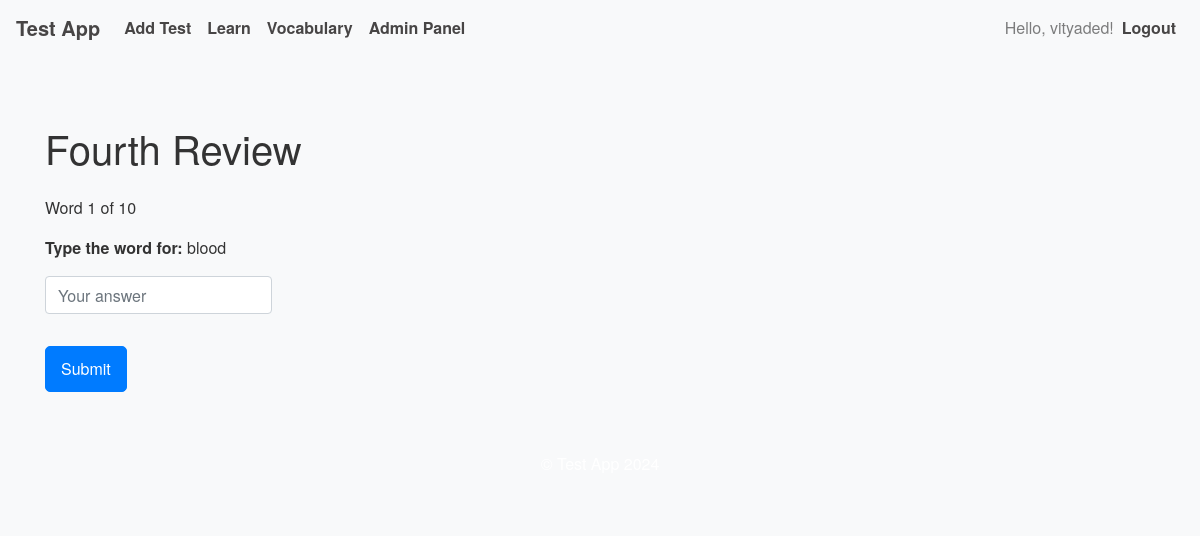
Page /vocabulary/review (signed in) on the earlier database version.
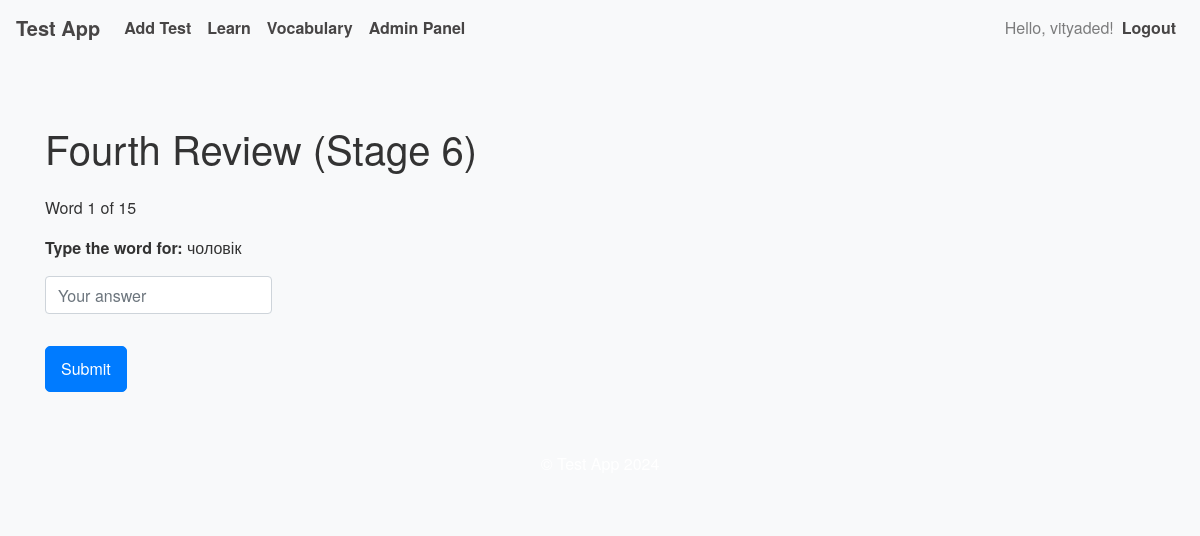
Same page on the later database version.
### app/models.py (models this page shows)
class Vocabulary(db.Model):
    __tablename__ = 'vocabulary'
    id = db.Column(db.Integer, primary_key=True)
    word = db.Column(db.String(150), nullable=False)
    translation = db.Column(db.String(150), nullable=False)
    pronunciation_url = db.Column(db.String(200), nullable=True)
    user_id = db.Column(db.Integer, db.ForeignKey('user.id'), nullable=False)
    next_review = db.Column(db.DateTime, nullable=False, default=datetime.utcnow)
    interval = db.Column(db.Float, nullable=False, default=0)  # Interval in days
    ease_factor = db.Column(db.Float, nullable=False, default=2.5)  # Default ease factor
    learning_stage = db.Column(db.Integer, nullable=False, default=0)  # 0: New, 1: First Step, etc.

### app/routes/vocabulary.py (the view, shortened to what this page needs)
@vocab_bp.route('/review', methods=['GET', 'POST'])
@login_required
def review():
    today = datetime.utcnow()
    due_words = Vocabulary.query.filter(
        Vocabulary.user_id == current_user.id,
        Vocabulary.next_review <= today
    ).all()
    if not due_words:
        flash('No words due for review today!', 'info')
        return redirect(url_for('vocab.my_vocabulary'))
    current_word_index = session.get('current_word_index', 0)
    total_words = len(due_words)
    if current_word_index < total_words:
        word = due_words[current_word_index]
    else:
        flash('Review session completed!', 'success')
        session.pop('current_word_index', None)
        return redirect(url_for('vocab.my_vocabulary'))
    review_stage = word.learning_stage
    if review_stage == 0:
        question = word.translation
        options = get_options(word.word)
        template = 'vocabulary/first_review.html'
    elif review_stage == 1:
        question = word.word
        options = get_options(word.translation)
        template = 'vocabulary/second_review.html'
    elif review_stage == 2:
        question = word.translation
        scrambled_word = ''.join(random.sample(word.word, len(word.word)))
        session['scrambled_word'] = scrambled_word
        template = 'vocabulary/third_review.html'
    elif review_stage >= 3:
        question = word.translation if review_stage % 2 == 0 else word.word
        template = 'vocabulary/fourth_review.html'
    else:
        flash('Invalid review stage.', 'danger')
        return redirect(url_for('vocab.my_vocabulary'))
    return render_template(
        template,
        question=question,
        options=options if 'options' in locals() else None,
        scrambled_word=session.get('scrambled_word', None),
        review_stage=review_stage,
        current_word_number=current_word_index + 1,
        total_words=total_words
    )

### app/routes/auth.py (called while the page is built)
@login_manager.user_loader
def load_user(user_id):
    return User.query.get(int(user_id))

### app/templates/vocabulary/fourth_review.html (shortened to what this page needs)
{% extends "layouts/base.html" %}
{% block content %}
  <h1 class="my-4">Fourth Review{% if review_stage > 3 %} (Stage {{ review_stage }}){% endif %}</h1>
  <p>Word {{ current_word_number }} of {{ total_words }}</p>
  <p><strong>Type the word for:</strong> {{ question }}</p>
  <form method="post">
    <div class="form-group">
      <input type="text" name="answer" class="form-control" placeholder="Your answer" required>
    </div>
    <button type="submit" class="btn btn-primary mt-3">Submit</button>
  </form>
{% endblock %}

Differences in the rows shown:
no longer on this page (row unchanged): Vocabulary: word "blood"
now on this page (row edited): Vocabulary: translation "чоловік"
Other differences:
{{ review_stage }}: (not shown) → "6"
{{ total_words }}: "10" → "15"
text now shown: "(Stage )"
